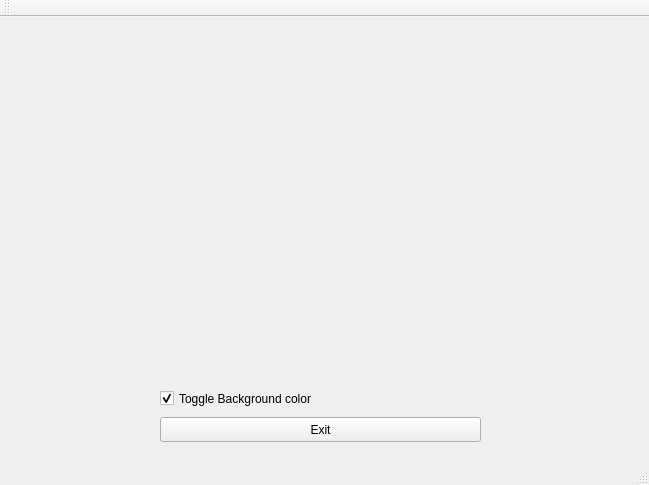
<?xml version="1.0" encoding="UTF-8"?>
<ui version="4.0">
 <class>MainWindow</class>
 <widget class="QMainWindow" name="MainWindow">
  <property name="geometry">
   <rect>
    <x>0</x>
    <y>0</y>
    <width>649</width>
    <height>485</height>
   </rect>
  </property>
  <property name="windowTitle">
   <string>MainWindow</string>
  </property>
  <widget class="QWidget" name="centralWidget">
   <widget class="GLWidget" name="widget" native="true">
    <property name="geometry">
     <rect>
      <x>20</x>
      <y>10</y>
      <width>611</width>
      <height>351</height>
     </rect>
    </property>
   </widget>
   <widget class="QPushButton" name="pushButton">
    <property name="geometry">
     <rect>
      <x>160</x>
      <y>400</y>
      <width>321</width>
      <height>25</height>
     </rect>
    </property>
    <property name="text">
     <string>Exit</string>
    </property>
   </widget>
   <widget class="QCheckBox" name="checkBox">
    <property name="geometry">
     <rect>
      <x>160</x>
      <y>370</y>
      <width>191</width>
      <height>23</height>
     </rect>
    </property>
    <property name="text">
     <string>Toggle Background color</string>
    </property>
    <property name="checked">
     <bool>true</bool>
    </property>
   </widget>
  </widget>
  <widget class="QMenuBar" name="menuBar">
   <property name="geometry">
    <rect>
     <x>0</x>
     <y>0</y>
     <width>649</width>
     <height>22</height>
    </rect>
   </property>
  </widget>
  <widget class="QToolBar" name="mainToolBar">
   <attribute name="toolBarArea">
    <enum>TopToolBarArea</enum>
   </attribute>
   <attribute name="toolBarBreak">
    <bool>false</bool>
   </attribute>
  </widget>
  <widget class="QStatusBar" name="statusBar"/>
 </widget>
 <layoutdefault spacing="6" margin="11"/>
 <customwidgets>
  <customwidget>
   <class>GLWidget</class>
   <extends>QWidget</extends>
   <header>glwidget.h</header>
   <container>1</container>
   <slots>
    <slot>toggleBackgroundColor(bool)</slot>
   </slots>
  </customwidget>
 </customwidgets>
 <resources/>
 <connections>
  <connection>
   <sender>pushButton</sender>
   <signal>clicked()</signal>
   <receiver>MainWindow</receiver>
   <slot>close()</slot>
   <hints>
    <hint type="sourcelabel">
     <x>320</x>
     <y>451</y>
    </hint>
    <hint type="destinationlabel">
     <x>324</x>
     <y>242</y>
    </hint>
   </hints>
  </connection>
  <connection>
   <sender>checkBox</sender>
   <signal>toggled(bool)</signal>
   <receiver>widget</receiver>
   <slot>toggleBackgroundColor(bool)</slot>
   <hints>
    <hint type="sourcelabel">
     <x>255</x>
     <y>420</y>
    </hint>
    <hint type="destinationlabel">
     <x>325</x>
     <y>224</y>
    </hint>
   </hints>
  </connection>
 </connections>
</ui>
